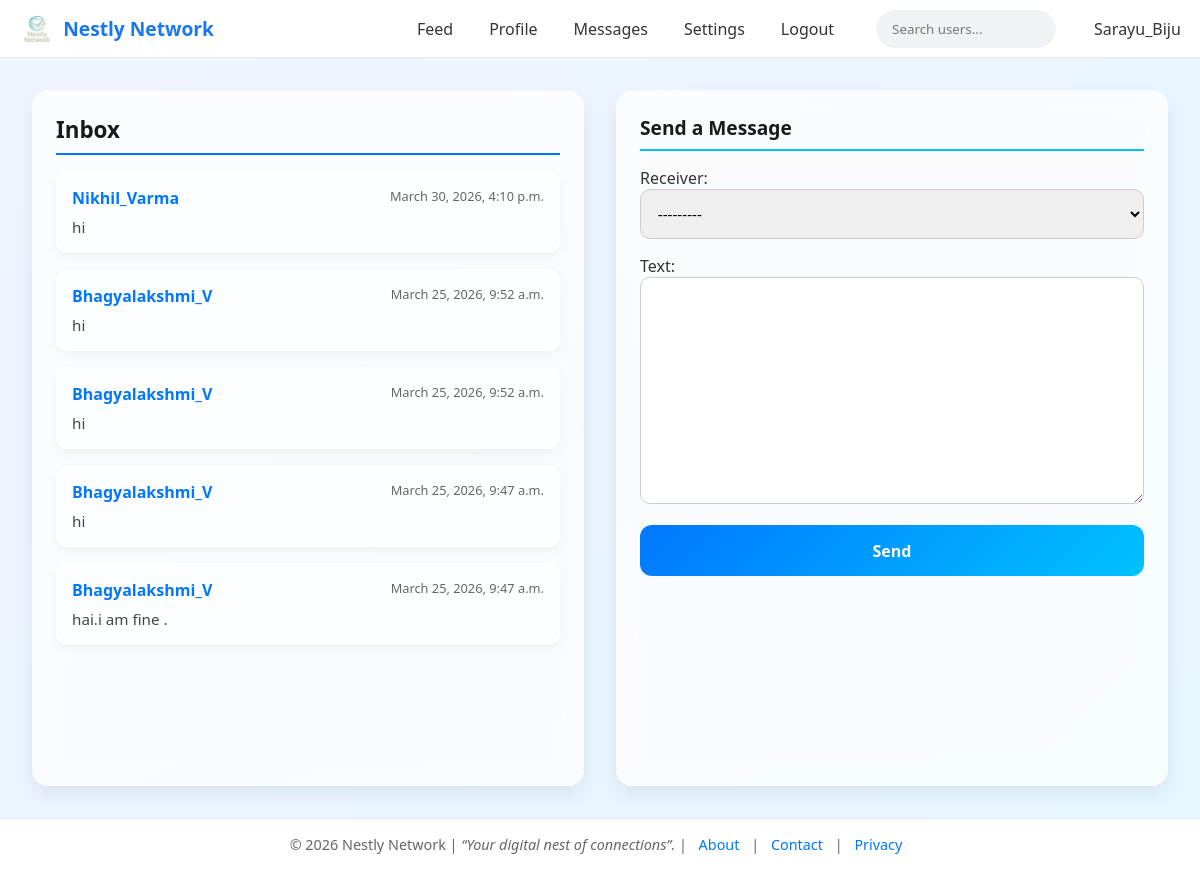
/user_messages/ (signed in), run on the app's committed database.
### core/models.py (models this page shows, shortened)
class Message(models.Model):
    sender = models.ForeignKey(User, related_name="sent_messages", on_delete=models.CASCADE)
    receiver = models.ForeignKey(User, related_name="received_messages", on_delete=models.CASCADE)
    text = models.TextField()
    created_at = models.DateTimeField(auto_now_add=True)  # single timestamp field

### core/views.py (the view)
# urls.py: path("user_messages/", views.messages_view, name="user_messages"),
@login_required
def messages_view(request):
    inbox = Message.objects.filter(receiver=request.user).order_by("-created_at")  # use created_at
    if request.method == "POST":
        form = MessageForm(request.POST)
        if form.is_valid():
            msg = form.save(commit=False)
            msg.sender = request.user
            msg.save()
            messages.success(request, "Message sent successfully!")
            return redirect("user_messages")
    else:
        form = MessageForm()
        form.fields["receiver"].queryset = User.objects.exclude(id=request.user.id)
    return render(request, "core/user_messages.html", {"inbox": inbox, "form": form})

### core/forms.py
class MessageForm(forms.ModelForm):
    class Meta:
        model = Message
        fields = ["receiver", "text"]

### core/templates/core/user_messages.html (shortened to what this page needs)
{% extends 'core/base.html' %}
{% load static %}
{% block content %}
<link rel="stylesheet" href="{% static 'core/css/messages.css' %}">
<div class="messages-container two-column">
    <div class="left-sidebar">
        <h2>Inbox</h2>
        <ul class="inbox-list">
            {% for msg in inbox %}
                <li class="message-item">
                    <a href="{% url 'conversation' msg.sender.id %}">
                        <div class="message-header">
                            <strong>{{ msg.sender.username }}</strong>
                            <span class="timestamp">{{ msg.created_at }}</span>
                        </div>
                        <p class="message-text">{{ msg.text|truncatewords:10 }}</p>
                    </a>
                </li>
            {% empty %}
                <li class="no-messages">No messages yet.</li>
            {% endfor %}
        </ul>
    </div>
    <div class="right-sidebar">
        <h3>Send a Message</h3>
        <form method="post" class="message-form">
            {{ form.as_p }}
            <button type="submit">Send</button>
        </form>
    </div>
</div>
{% endblock %}

### core/templates/core/base.html (shortened to what this page needs)
<!DOCTYPE html>
<html lang="en">
<head>
    {% load static %}
    <link rel="stylesheet" href="{% static 'core/css/base.css' %}">
</head>
<body>
    <nav class="navbar">
        <div class="nav-brand">
            <img src="{% static 'core/images/logo.png' %}" alt="Logo" class="brand-logo">
            Nestly Network
        </div>
        <div class="nav-links" id="nav-links">
            {% if user.is_authenticated %}
                <a href="{% url 'feed' %}">Feed</a>
                <a href="{% url 'profile_detail' user.username %}">Profile</a>
                <a href="{% url 'user_messages' %}">Messages</a>
                <a href="{% url 'user_settings' %}">Settings</a>
                <a href="{% url 'logout' %}">Logout</a>
                <form action="{% url 'user_search' %}" method="get" class="nav-search">
                    <input type="text" name="q" placeholder="Search users..." aria-label="Search users">
                </form>
        <div class="nav-username">
            {{ user.username }}
        </div>
            {% else %}
                <a href="{% url 'login' %}">Login</a>
                <a href="{% url 'signup' %}">Signup</a>
            {% endif %}
        </div>
    </nav>
    {% block content %}{% endblock %}
    <footer class="footer">
        <p>&copy; 2026 Nestly Network | <i>“Your digital nest of connections”.</i> | <a href="{% url 'about' %}">About</a> | <a href="{% url 'contact' %}">Contact</a> |
             <a href="{% url 'privacy' %}">Privacy</a></p>
    </footer>
</body>
</html>

### core/static/core/css/base.css (style rules this page uses)
* { margin: 0; padding: 0; box-sizing: border-box; font-family: "Segoe UI", Roboto, Helvetica, Arial, sans-serif; }
body { background: #f9f9f9; color: #333; min-height: 100vh; display: flex; flex-direction: column; }
.navbar { display: flex; justify-content: space-between; align-items: center; background: #ffffff; padding: 0.6rem 1.2rem; border-bottom: 1px solid #e5e7eb; position: sticky; top: 0; z-index: 1000; }
.nav-brand { display: flex; align-items: center; font-weight: 600; font-size: 1.2rem; color: #1877f2; }
.brand-logo { height: 36px; margin-right: 8px; }
.nav-links { display: flex; align-items: center; gap: 1rem; }
.nav-links a { text-decoration: none; color: #333; font-weight: 500; padding: 6px 10px; border-radius: 6px; transition: background 0.2s ease; }
.nav-search { display: flex; align-items: center; background: #f0f2f5; border-radius: 20px; padding: 4px 10px; margin-left: 1rem; }
.nav-search input { border: none; background: transparent; outline: none; padding: 6px; width: 160px; }
.nav-username { display: flex; align-items: center; margin-left: 1rem; font-weight: 500; color: #333; }
.footer { margin-top: auto; text-align: center; padding: 1rem; background: #ffffff; border-top: 1px solid #eaeaea; font-size: 0.9rem; color: #666; }
.footer a { color: #0077ff; text-decoration: none; margin: 0 0.5rem; }

### core/static/core/css/messages.css (style rules this page uses)
.messages-container { display: flex; gap: 2rem; padding: 2rem; background: linear-gradient(135deg, #f0f4ff, #e6f7ff); min-height: 95vh; font-family: 'Inter', sans-serif; }
.two-column { display: grid; grid-template-columns: 1fr 1fr; gap: 2rem; }
.left-sidebar { background: rgba(255, 255, 255, 0.7); backdrop-filter: blur(12px); border-radius: 16px; padding: 1.5rem; box-shadow: 0 8px 20px rgba(0,0,0,0.08); }
.left-sidebar h2 { font-size: 1.4rem; margin-bottom: 1rem; color: #1a1a1a; border-bottom: 2px solid #0077ff; padding-bottom: 0.5rem; }
.inbox-list { list-style: none; padding: 0; margin: 0; }
.message-item { margin-bottom: 1rem; transition: transform 0.2s ease, box-shadow 0.2s ease; }
.message-item a { display: block; text-decoration: none; background: rgba(255,255,255,0.6); padding: 1rem; border-radius: 12px; color: #333; box-shadow: 0 4px 12px rgba(0,0,0,0.05); }
.message-header { display: flex; justify-content: space-between; margin-bottom: 0.5rem; }
.message-header strong { color: #0077ff; font-weight: 600; }
.timestamp { font-size: 0.8rem; color: #666; }
.message-text { font-size: 0.95rem; color: #444; }
.right-sidebar { background: rgba(255, 255, 255, 0.7); backdrop-filter: blur(12px); border-radius: 16px; padding: 1.5rem; box-shadow: 0 8px 20px rgba(0,0,0,0.08); }
.right-sidebar h3 { font-size: 1.2rem; margin-bottom: 1rem; color: #1a1a1a; border-bottom: 2px solid #00c2ff; padding-bottom: 0.5rem; }
.message-form { display: flex; flex-direction: column; gap: 1rem; }
.message-form input, .message-form textarea, .message-form select { width: 100%; padding: 0.8rem; border-radius: 10px; border: 1px solid #ccc; font-size: 0.95rem; transition: border-color 0.2s ease, box-shadow 0.2s ease; }
.message-form button { background: linear-gradient(135deg, #0077ff, #00c2ff); color: #fff; border: none; padding: 0.9rem; border-radius: 12px; font-size: 1rem; font-weight: 600; cursor: pointer; transition: transform 0.2s ease, box-shadow 0.2s ease; }

### data on the page
Message: sender.username "Nikhil_Varma", created_at "March 30, 2026, 4:10 p.m.", text "hi"
Message: sender.username "Bhagyalakshmi_V", created_at "March 25, 2026, 9:52 a.m.", text "hi"
Message: sender.username "Bhagyalakshmi_V", created_at "March 25, 2026, 9:52 a.m.", text "hi"
Message: sender.username "Bhagyalakshmi_V", created_at "March 25, 2026, 9:47 a.m.", text "hi"
Message: sender.username "Bhagyalakshmi_V", created_at "March 25, 2026, 9:47 a.m.", text "hai.i am fine ."

### other printed values
{{ user.username }} "Sarayu_Biju"
